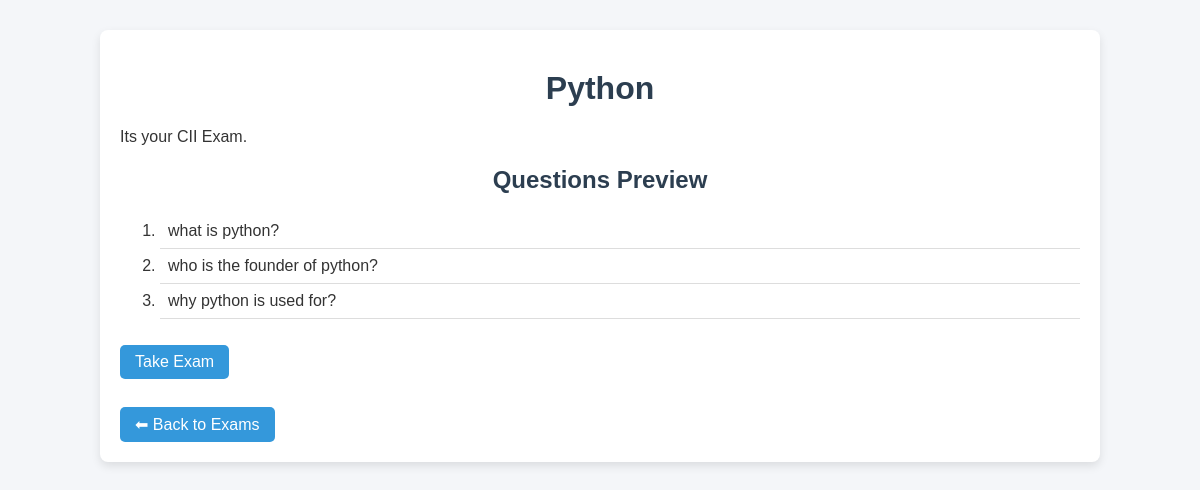
The app's page /exams/1/ with its own data.
### exam/models.py (models this page shows, shortened)
class Exam(models.Model):
    title = models.CharField(max_length=200)
    description = models.TextField(blank=True)
    duration_minutes = models.PositiveIntegerField(default=10)
    pub_date = models.DateTimeField(default=timezone.now)

class Question(models.Model):
    exam = models.ForeignKey(Exam, on_delete=models.CASCADE, related_name='questions')
    text = models.TextField()
    marks = models.PositiveIntegerField(default=1)

### exam/views.py (the view)
# urls.py: path('<int:pk>/', views.exam_detail, name='exam_detail'),
def exam_detail(request, pk):
    exam = get_object_or_404(Exam, pk=pk)
    questions = exam.questions.all()
    return render(request, 'exam/exam_detail.html', {
        'exam': exam,
        'questions': questions
    })

### exam/templates/exam/exam_detail.html (shortened to what this page needs)
{% load static %}
<!DOCTYPE html>
<html>
<head>
    <link rel="stylesheet" href="{% static 'exam/style.css' %}">
</head>
<body>
<div class="container">
    <h1>{{ exam.title }}</h1>
    <p>{{ exam.description }}</p>
    <h2>Questions Preview</h2>
    <ol>
      {% for q in questions %}
        <li>{{ q.text }}</li>
      {% empty %}
        <li>No questions added yet.</li>
      {% endfor %}
    </ol>
    <a href="{% url 'take_exam' exam.pk %}">Take Exam</a>
    <br><br>
    <a href="{% url 'exam_list' %}">⬅ Back to Exams</a>
</div>
</body>
</html>

### exam/static/exam/style.css (style rules this page uses)
body { font-family: Arial, sans-serif; background: #f4f6f9; margin: 0; padding: 0; color: #333; }
h1, h2 { color: #2c3e50; text-align: center; margin-top: 20px; }
.container { width: 80%; margin: auto; background: #fff; padding: 20px; margin-top: 30px; border-radius: 8px; box-shadow: 0 4px 10px rgba(0,0,0,0.1); }
button, a { display: inline-block; padding: 8px 15px; margin-top: 10px; border-radius: 5px; text-decoration: none; background: #3498db; color: white; border: none; cursor: pointer; }
li { padding: 8px; border-bottom: 1px solid #ddd; }

### records on screen
Exam: title "Python", description "Its your CII Exam."
Question: text "what is python?"
Question: text "who is the founder of python?"
Question: text "why python is used for?"
